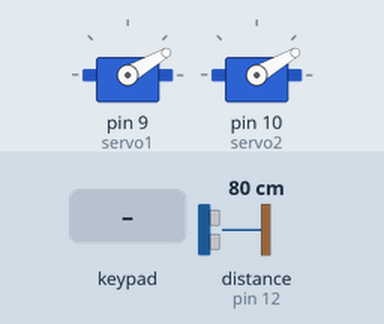
A program run on a simulated Arduino Uno, built with avr-gcc and run on an emulated ATmega328P. On the bench: 2 × servo. Wiring (inferred from the names in the program): ultrasonic range finder: trigger pin 11; echo pin 12. The test bench sets the inputs (shaded band); at power-on: distance to the obstacle (sensor on pin 12) 80 cm. The echo pulse lasts 58.3 µs per cm.

Above: at 1.2 s.
1.3 s: keypad keys 8 3 8 6 # pressed 0.4 s apart
At 5.7 s:
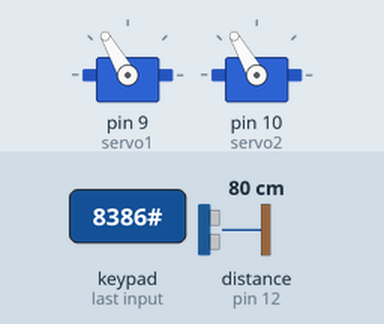
Timing chart, 0 to 11.8 s (numbered marks = the images above; inputs shaded):
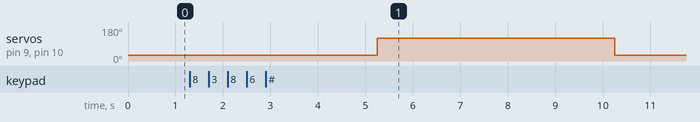

The program:

main.cpp
```cpp
#include <Arduino.h>
#include <Keypad.h>
#include <Servo.h>

Servo servo1;
Servo servo2;

const String openCode = "8386";
const String addFaceCode = "1314";
String enteredCode = "";

const byte ROWS = 4;
const byte COLS = 3;

int holdDelay = 500;
int n = 3;
int state = 0;
char key = 0;
char lastKey = 0;

char keys[ROWS][COLS] = {
  {'1', '2', '3'},
  {'4', '5', '6'},
  {'7', '8', '9'},
  {'*', '0', '#'}
};

byte rowPins[ROWS] = {2, 3, 4, 5};
byte colPins[COLS] = {6, 7, 8};

Keypad keypad = Keypad(makeKeymap(keys), rowPins, colPins, ROWS, COLS);

const int trigPin = 11;
const int echoPin = 12;

bool faceRecognitionInProgress = false;

void setup() {
  Serial.begin(9600);

  pinMode(trigPin, OUTPUT);
  pinMode(echoPin, INPUT);

  servo1.attach(9);
  servo2.attach(10);
  servo1.write(30);
  servo2.write(30);
}

long readUltrasonicDistance() {
  digitalWrite(trigPin, LOW);
  delayMicroseconds(2);
  digitalWrite(trigPin, HIGH);
  delayMicroseconds(10);
  digitalWrite(trigPin, LOW);

  long duration = pulseIn(echoPin, HIGH);
  long distance = duration * 0.034 / 2;
  return distance;
}

void openDoor() {
  servo1.write(120);
  servo2.write(120);
}

void closeDoor() {
  servo1.write(30);
  servo2.write(30);
}

void loop() {
  if (!faceRecognitionInProgress) {
    long distance = readUltrasonicDistance();

    if (distance > 0 && distance < 5) {
      faceRecognitionInProgress = true;
      Serial.println("recognize_face");
    }
  }

  char tempKey = keypad.getKey();

  if (tempKey) {
    if (tempKey != lastKey) {
      key = tempKey;
      state = 0;
      lastKey = key;
    }

    if (keypad.isPressed(key)) {
      state++;
      state = constrain(state, 1, n - 1);
      delay(holdDelay);
    }
  }

  if (tempKey == NO_KEY && lastKey != 0) {
    if (key == '#') {
      if (enteredCode == openCode) {
        openDoor();
        delay(5000);
        closeDoor();
        delay(5000);
      }
      else if (enteredCode == addFaceCode) {
        Serial.println("add_face");
      }
      enteredCode = "";
    } else {
      enteredCode += key;
    }

    key = 0;
    lastKey = 0;
    state = 0;
  }

  if (Serial.available() > 0) {

    String command = Serial.readString();
    if (command == "open\n") {
      openDoor();
      delay(5000);
      closeDoor();
      delay(5000);
      faceRecognitionInProgress = false;
    } else {
      faceRecognitionInProgress = false;
    }
  }

  delay(100);
}
```

check_serial_communication.cpp
```cpp
// #include <Arduino.h>

// void setup() {
//     Serial.begin(9600);
// }
// void loop() {
//     Serial.println("From ardurino with love!");
//     delay(2000);
//     Serial.println("1");
//     delay(2000);
// }
```

check_servo.cpp
```cpp
// #include <Arduino.h>
// #include <Servo.h>

// Servo servo1;
// Servo servo2;

// void setup() {
//   Serial.begin(9600);
//   servo1.attach(10);  // Attach servo to pin 10
//   servo2.attach(9);  // Attach servo to pin 9
//   servo1.write(0);    // Start at 0 degrees
//   servo2.write(0);    // Start at 0 degrees
// }

// void loop() {
//   servo1.write(120);  // Move servo to 120 degrees
//   servo2.write(120);  // Move servo to 120 degrees
//   delay(5000);        // Wait for 5 seconds

//   servo1.write(0);    // Move servo back to 0 degrees
//   servo2.write(0);    // Move servo back to 0 degrees
//   delay(5000);        // Wait for 5 seconds
// }
```

check_keypad.cpp
```cpp
// #include <Arduino.h>
// #include <Keypad.h>

// const String openCode = "8386";
// const String addFaceCode = "1314";
// String enteredCode = "";

// const byte rows = 4;
// const byte columns = 3;

// int holdDelay = 500;
// int n = 3;
// int state = 0;
// char key = 0;
// char lastKey = 0;

// char keys[rows][columns] =
// {
//   {'1', '2', '3'},
//   {'4', '5', '6'},
//   {'7', '8', '9'},
//   {'*', '0', '#'},
// };

// byte rowPins[rows] = {2, 3, 4, 5};
// byte columnPins[columns] = {6, 7, 8};

// Keypad keypad = Keypad(makeKeymap(keys), rowPins, columnPins, rows, columns);
// void setup() {
//   Serial.begin(9600);

// }
// void loop() {
//   char tempKey = keypad.getKey();

//   if (tempKey) {  // If a key is pressed
//     // Serial.print(tempKey);
//     if (tempKey != lastKey) {  // New key press detected
//       key = tempKey;
//       state = 0;  // Reset state for a new key press
//       lastKey = key;
//     }

//     if (keypad.isPressed(key)) {  // Check if the key is still being held
//       state++;
//       state = constrain(state, 1, n - 1);
//       delay(holdDelay);
//     }
//   }

//   if (tempKey == NO_KEY && lastKey != 0) {  // Key released
//     if (key == '#') {
//       if (enteredCode == openCode) {
//         // Serial.println("Correct code! Opening door.");
//         Serial.println("open");
//         delay(5000);
//         Serial.println("close");
//         delay(5000);
//       }
//       else if (enteredCode == addFaceCode) {
//         // Serial.println("Correct code! Adding face.");
//         Serial.println("add_face");
//       }
//       enteredCode = "";
//     } else {
//       enteredCode += key;  // Append the key to the entered code
//     }
//     // Reset key tracking variables
//     key = 0;
//     lastKey = 0;
//     state = 0;
//   }
//   // Serial.print(enteredCode);
//   delay(100);
// }
```

Measured:
- after the input at 1.3 s, servo on pin 9 (servo1), servo on pin 10 (servo2): 30° → 120° after 4.0 s, → 30° 5.0 s later
